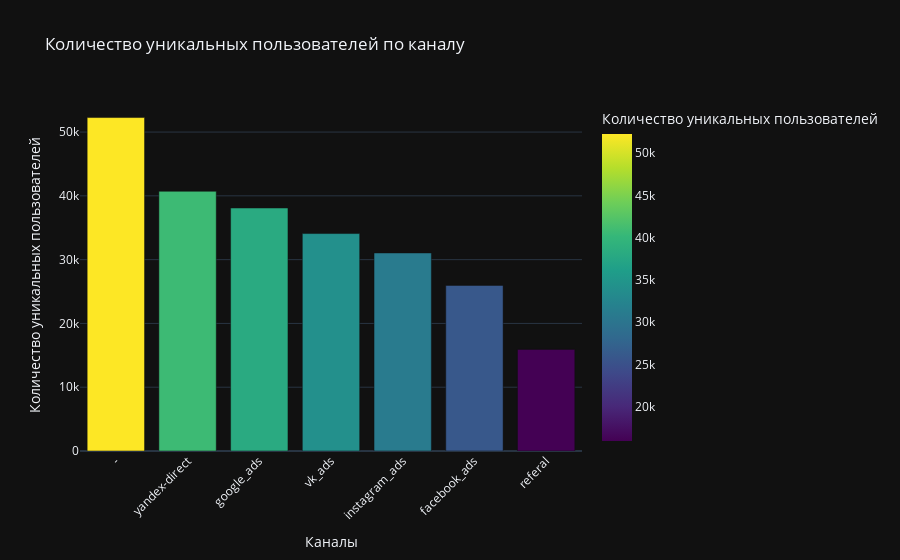

The cell this chart's notebook holds for it:
### Code cell
# Построение графика с количеством уникальных пользователей по каналу
fig = px.bar(user_counts_by_channel, x="utm_source", y="unique_users",
             title="Количество уникальных пользователей по каналу",
             labels={"utm_source": "Канал", "unique_users": "Количество уникальных пользователей"},
             color="unique_users", color_continuous_scale="Viridis")

# Настройка внешнего вида
fig.update_layout(
    xaxis_title="Каналы",
    yaxis_title="Количество уникальных пользователей",
    xaxis_tickangle=-45,
    template="plotly_dark"  # Можно использовать другую тему, если нужно
)

# Отображение графика
fig.show()

### Figure 1 — Plotly figure (JSON) as saved in the notebook; plotly's stock layout.template omitted (floating-point values rounded to 4 significant figures)
{"data": [{"alignmentgroup": "True", "hovertemplate": "Канал=%{x}<br>Количество уникальных пользователей=%{marker.color}<extra></extra>", "legendgroup": "", "marker": {"color": [52273, 40712, 38096, 34086, 31048, 25959, 15926], "coloraxis": "coloraxis", "pattern": {"shape": ""}}, "name": "", "offsetgroup": "", "orientation": "v", "showlegend": false, "textposition": "auto", "type": "bar", "x": ["-", "yandex-direct", "google_ads", "vk_ads", "instagram_ads", "facebook_ads", "referal"], "xaxis": "x", "y": [52273, 40712, 38096, 34086, 31048, 25959, 15926], "yaxis": "y"}], "layout": {"autosize": true, "barmode": "relative", "coloraxis": {"colorbar": {"title": {"text": "Количество уникальных пользователей"}}, "colorscale": [[0, "#440154"], [0.1111, "#482878"], [0.2222, "#3e4989"], [0.3333, "#31688e"], [0.4444, "#26828e"], [0.5556, "#1f9e89"], [0.6667, "#35b779"], [0.7778, "#6ece58"], [0.8889, "#b5de2b"], [1, "#fde725"]]}, "legend": {"tracegroupgap": 0}, "title": {"text": "Количество уникальных пользователей по каналу"}, "xaxis": {"anchor": "y", "autorange": true, "domain": [0, 1], "range": [-0.5, 6.5], "tickangle": -45, "title": {"text": "Каналы"}, "type": "category"}, "yaxis": {"anchor": "x", "autorange": true, "domain": [0, 1], "range": [0, 55020.0], "title": {"text": "Количество уникальных пользователей"}, "type": "linear"}}}
